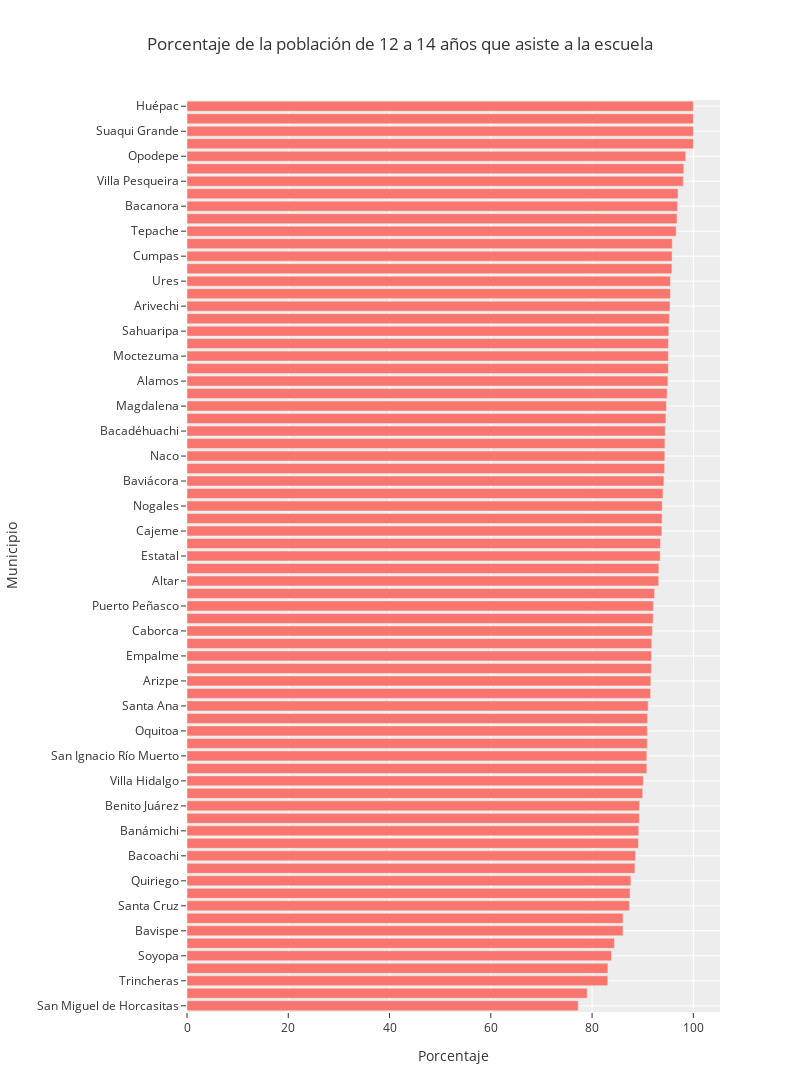

Notebook code cell kept with this figure:
### Code cell
fig = px.bar(dff, x="2020", y="desc_municipio", orientation='h', width=800, height=1280, template='ggplot2',
                labels={'desc_municipio':'Municipio',
                '2020': 'Porcentaje'},
                title='Porcentaje de la población de 12 a 14 años que asiste a la escuela')
fig.show()

### Figure 1 — Plotly figure (JSON) as saved in the notebook; plotly's stock layout.template omitted (floating-point values rounded to 4 significant figures)
{"data": [{"alignmentgroup": "True", "hovertemplate": "Porcentaje=%{x}<br>Municipio=%{y}<extra></extra>", "legendgroup": "", "marker": {"color": "#F8766D", "pattern": {"shape": ""}}, "name": "", "offsetgroup": "", "orientation": "h", "showlegend": false, "textposition": "auto", "type": "bar", "x": [77.25, 79.03, 83.1, 83.12, 83.82, 84.41, 86.11, 86.12, 87.37, 87.5, 87.66, 88.46, 88.57, 89.16, 89.22, 89.34, 89.36, 90, 90.11, 90.81, 90.82, 90.91, 90.91, 90.95, 91.07, 91.56, 91.61, 91.71, 91.72, 91.76, 91.91, 92.06, 92.1, 92.34, 93.17, 93.18, 93.45, 93.51, 93.78, 93.82, 93.84, 94.01, 94.18, 94.32, 94.35, 94.38, 94.44, 94.58, 94.68, 94.81, 94.97, 95.06, 95.06, 95.08, 95.15, 95.26, 95.38, 95.45, 95.47, 95.77, 95.79, 95.83, 96.61, 96.77, 96.88, 96.97, 98, 98.11, 98.5, 100, 100, 100, 100], "xaxis": "x", "y": ["San Miguel de Horcasitas", "Cucurpe", "Trincheras", "La Colorada", "Soyopa", "Rosario", "Bavispe", "Yécora", "Santa Cruz", "San Pedro de la Cueva", "Quiriego", "Granados", "Bacoachi", "Carbó", "Banámichi", "Bácum", "Benito Juárez", "Onavas", "Villa Hidalgo", "Imuris", "San Ignacio Río Muerto", "Rayón", "Oquitoa", "San Luis Río Colorado", "Santa Ana", "General Plutarco Elías Calles", "Arizpe", "Guaymas", "Empalme", "Benjamín Hill", "Caborca", "Huachinera", "Puerto Peñasco", "Etchojoa", "Altar", "Nácori Chico", "Estatal", "Bacerac", "Cajeme", "Agua Prieta", "Nogales", "Huatabampo", "Baviácora", "Pitiquito", "Naco", "Nacozari de García", "Bacadéhuachi", "Hermosillo", "Magdalena", "Aconchi", "Alamos", "Cananea", "Moctezuma", "Sáric", "Sahuaripa", "Navojoa", "Arivechi", "Mazatán", "Ures", "Fronteras", "Cumpas", "Tubutama", "Tepache", "Atil", "Bacanora", "San Javier", "Villa Pesqueira", "Huásabas", "Opodepe", "San Felipe de Jesús", "Suaqui Grande", "Divisaderos", "Huépac"], "yaxis": "y"}], "layout": {"barmode": "relative", "height": 1280, "legend": {"tracegroupgap": 0}, "title": {"text": "Porcentaje de la población de 12 a 14 años que asiste a la escuela"}, "width": 800, "xaxis": {"anchor": "y", "domain": [0, 1], "title": {"text": "Porcentaje"}}, "yaxis": {"anchor": "x", "domain": [0, 1], "title": {"text": "Municipio"}}}}
